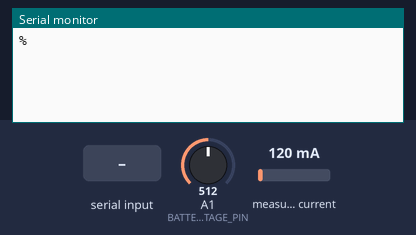
A program run on a simulated Arduino Nano, built with avr-gcc and run on an emulated ATmega328P. Parts: the last lines printed to the serial monitor. Inputs (shaded band) come from the test bench; at power-on: measured current 120 mA, A1 (BATTERY_VOLTAGE_PIN) = 512.

Above: at 1.3 s.
1.4 s: measured current set to 40 mA
At 1.9 s:
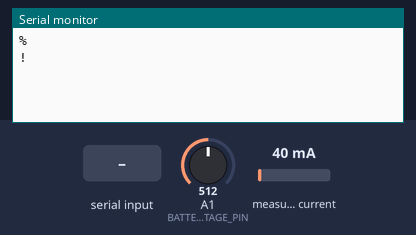
3.0 s: A1 (BATTERY_VOLTAGE_PIN) set to 716
At 4.6 s:
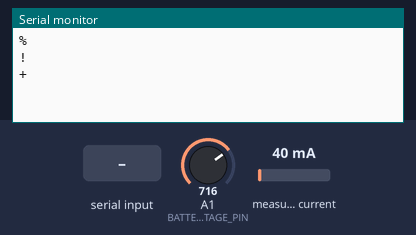
5.0 s: "Y\n" received over Serial
At 6.1 s:
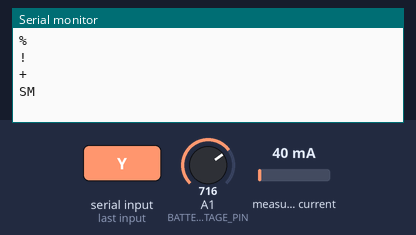
7.0 s: byte 97 ('a') received over Serial
At 8.7 s:
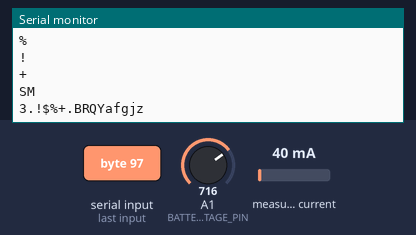
9.0 s: byte 82 ('R') received over Serial
At 10.4 s:
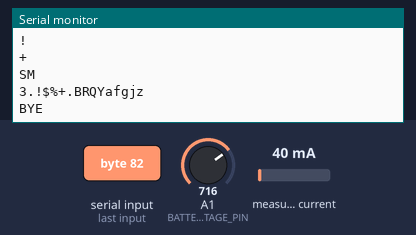
11.0 s: measured current set to 500 mA
At 11.9 s:
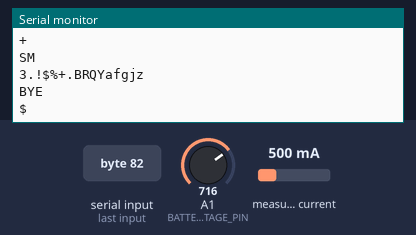

The program:

main.cpp
```cpp
#include <Arduino.h>
#include <EmonLib.h>
#include "smartapc.h"
#include "kalman.h"
#include "config.h"

const int lfp_table_sz = sizeof(lfp_table) / sizeof(lfp_table[0]);

KalmanFilter v_filter;
EnergyMonitor em;
SmartAPC apc;
UPSState ups;

unsigned long int v_timer;
unsigned long int upd_interval;

// Samples voltage 10 times and gets the median value
// Filters the value using Kalman filter
float get_voltage() {
    const int SAMPLE_SIZE = 10;
    float samples[SAMPLE_SIZE];

    for(int i = 0; i < SAMPLE_SIZE; i++) {
        samples[i] = analogRead(BATTERY_VOLTAGE_PIN) * (5.0 / 1023.0) * BATTERY_VOLTAGE_FACTOR;
        delay(10);
    }

    // Simple bubble sort
    for(int i = 0; i < SAMPLE_SIZE - 1; i++) {
        for(int j = i + 1; j < SAMPLE_SIZE; j++) {
            if(samples[j] < samples[i]) {
                float temp = samples[i];
                samples[i] = samples[j];
                samples[j] = temp;
            }
        }
    }

    // Use median value
    return v_filter.update(samples[SAMPLE_SIZE / 2]);
}

// Linear correlation between percent and runtime
// Converts from hours to seconds
int percent_to_runtime(float percent) {
    return (BATTERY_AVGRUNTIME * 60 * 60) * percent / 100;
}

// Reads the current draw from mains and assume we're
// online if we're seeing a current draw above MIN_CURRENT
bool get_on_battery(double current) {
    // Assume that we're online/charging if we're seeing a current draw above MIN_CURRENT
    return current <= ZMCT103C_MINCURRENT;
}

// Converts a voltage value to a SoC
// Uses dynamic curve & linear interpolation to get a more accurate SoC
float voltage_to_percentage(float voltage) {
    // Below minimum
    if (voltage <= lfp_table[lfp_table_sz - 1].voltage) {
        return 0.0;
    }

    // Above maximum
    if (voltage >= lfp_table[0].voltage) {
        return 100.0;
    }

    // Linear interpolation between two points
    for (int i = 0; i < lfp_table_sz - 1; i++) {
        if (voltage >= lfp_table[i + 1].voltage) {
            float v1 = lfp_table[i].voltage;
            float v2 = lfp_table[i + 1].voltage;
            float p1 = lfp_table[i].percentage;
            float p2 = lfp_table[i + 1].percentage;

            // Linear interpolation formula
            return p1 + (voltage - v1) * (p2 - p1) / (v2 - v1);
        }
    }

    return 0;
}

void setup() {
    pinMode(BATTERY_VOLTAGE_PIN, INPUT);
    pinMode(ZMCT103C_PIN, INPUT);

    // Initialize our SmartAPC "emulation"
    apc = SmartAPC();

    // Initialize EmonLib (ZMCT103C)
    em.current(ZMCT103C_PIN, ZMCT103C_CAL);

    v_timer = millis();

    upd_interval = millis();

    v_filter.init(0.01, 0.2, 1, 0);
}

void loop() {
    if(upd_interval <= millis()) {
        apc.irms = em.calcIrms(4096);
        ups.on_battery = get_on_battery(apc.irms);
        ups.battery_voltage = get_voltage();
        ups.battery_percent = voltage_to_percentage(ups.battery_voltage);
        ups.runtime = percent_to_runtime(ups.battery_percent);

        upd_interval += 1000;
    }

    apc.read_commands(&ups);
    apc.send_commands(&ups);
}
```

kalman.cpp
```cpp
#include "kalman.h"
#include <math.h>

void KalmanFilter::init(float process_noise, float sensor_noise, float estimated_error, float initial_value) {
    q = process_noise;
    r = sensor_noise;
    p = estimated_error;
    x = initial_value;
}

float KalmanFilter::update(float measurement) {
    // Prediction
    p = p + q;

    // Update
    k = p / (p + r);
    x = x + k * (measurement - x);
    p = (1 - k) * p;

    return x;
}
```

kalman.h
```cpp
/*
 *   Basic Kalman Filter implementation for estimating
 *   a battery's remaining runtime based on it's SoC.
 *
 *   Created by 8bitmcu, October 2025.
 *   http://en.wikipedia.org/wiki/Kalman_filter
 */

#ifndef kalman_h
#define kalman_h

class KalmanFilter {
    private:
        float q; // Process noise covariance
        float r; // Measurement noise covariance
        float x; // Estimated value
        float p; // Estimation error covariance
        float k; // Kalman gain

    public:
        void init(float process_noise, float sensor_noise, float estimated_error, float initial_value);
        float update(float measurement);
};

#endif
```

smartapc.cpp
```cpp
#include "smartapc.h"
#include <Arduino.h>

SmartAPC::SmartAPC() {
    Serial.begin(2400);
    Serial.setTimeout(100);

    update_battery = 0;
    prev_on_battery = false;
    low_battery_warn = false;
}

void SmartAPC::read_commands(UPSState *state) {
    while (Serial.available()) {
        char cmd = Serial.read();
        switch(cmd) {
            case 'Y':  // Set smart mode (required for init)
                Serial.print("SM\n\r");
                break;

            case 'a': //  Protocol info
                Serial.print("3.!$%+.BRQYafgjz\n\r");
                break;

            case 'f': // Battery percentage
                Serial.print(state->battery_percent, 1);
                Serial.print("\n\r");
                break;

            case 'g': // Battery nominal voltage (012, 024, 048)
                Serial.print("012\n\r");
                break;

            case 'j': // Estimated runtime in minutes
                Serial.print(state->runtime/60);
                Serial.print("\n\r");
                break;

            case 'B': // Battery voltage
                Serial.print(state->battery_voltage, 2);
                Serial.print("\n\r");
                break;

            case 'R': // Turn off Smart mode
                Serial.print("BYE\n\r");
                break;

            case 'Q':
                Serial.print(state->on_battery ? "10\n\r" : "08\n\r");
                break;

            case 'w':
                Serial.print(irms, 3);
                Serial.print("\n\r");
                break;

            case '\r': // Carriage return (ignore)
            case '\n': // Newline (ignore)
            case 'z':
                break;

            default:  // Unknown command - send NA (Not Available)
                Serial.print("NA\n\r");
                break;
        }
    }
}

void SmartAPC::send_commands(UPSState *state) {
    if (state->on_battery) {
        if (update_battery == 0) {
            update_battery = millis();
        }
        if (millis() > update_battery) {
            Serial.print("!\n\r");
            update_battery += 30000;
        }
        prev_on_battery = true;
    } else if (prev_on_battery && !state->on_battery) {
        Serial.print("$\n\r");
        prev_on_battery = false;
    }

    if (state->battery_percent < 10.0 && !low_battery_warn) {
        Serial.print("%\n\r");
        low_battery_warn = true;
    } else if (state->battery_percent > 40.0 && low_battery_warn) {
        Serial.print("+\n\r");
        low_battery_warn = false;
    }
}
```

smartapc.h
```cpp
/*
 *   Basic SmartAPC protocol implementation
 *
 *   Created by 8bitmcu, October 2025.
 *   https://docs.ampnuts.ru/eevblog.docs/eBooks/Apc_Ups_Bible.pdf
 */

#ifndef smartapc_h
#define smartapc_h

struct UPSState {
    float battery_voltage;
    float battery_percent;
    bool on_battery;
    int runtime;
};


class SmartAPC {
public:

    SmartAPC();

    void read_commands(UPSState *state);
    void send_commands(UPSState *state);

    double irms;

private:

    bool prev_on_battery;

    unsigned long int update_battery;

    bool low_battery_warn;

};

#endif
```

config.h
```cpp
// Analog input pin connected to ZMCT103C current sensor output
#define ZMCT103C_PIN              A0

// Calibration factor for the ZMCT103C module
#define ZMCT103C_CAL              1.26

// Current threshold in amperes, readings below this are considered noise/no charging
#define ZMCT103C_MINCURRENT       0.1

// Analog input pin for battery voltage divider module
#define BATTERY_VOLTAGE_PIN       A1

// Calibration factor for the battery voltage module
#define BATTERY_VOLTAGE_FACTOR    5.07

// Expected battery discharge time in hours under typical load conditions
#define BATTERY_AVGRUNTIME        5.25

struct voltage_map {
    float percentage;
    float voltage;
};

// Curve taken from: https://powmr.com/blogs/news/lifepo4-voltage-chart-and-soc
const voltage_map lfp_table[] = {
    {100.0, 14.60},
    {99.50, 13.80},
    {99.00, 13.52},
    {90.00, 13.40},
    {80.00, 13.32},
    {70.00, 13.20},
    {60.00, 13.12},
    {50.00, 13.04},
    {40.00, 13.00},
    {30.00, 12.92},
    {20.00, 12.80},
    {15.00, 12.20},
    {09.50, 12.00},
    {05.00, 11.20},
    {00.50, 10.16},
    {00.00, 10.00}
};
```

Measured:
- after the input at 1.4 s, the serial monitor: prints a new line after 0.20 s (image 1)
- after the input at 3.0 s, the serial monitor: prints a new line after 0.59 s (image 2)
- after the input at 5.0 s, the serial monitor: prints a new line after 0.59 s (image 3)
- after the input at 7.0 s, the serial monitor: prints a new line after 0.59 s (image 4)
- after the input at 9.0 s, the serial monitor: prints a new line after 0.60 s (image 5)
- after the input at 11.0 s, the serial monitor: prints a new line after 0.60 s (image 6)
